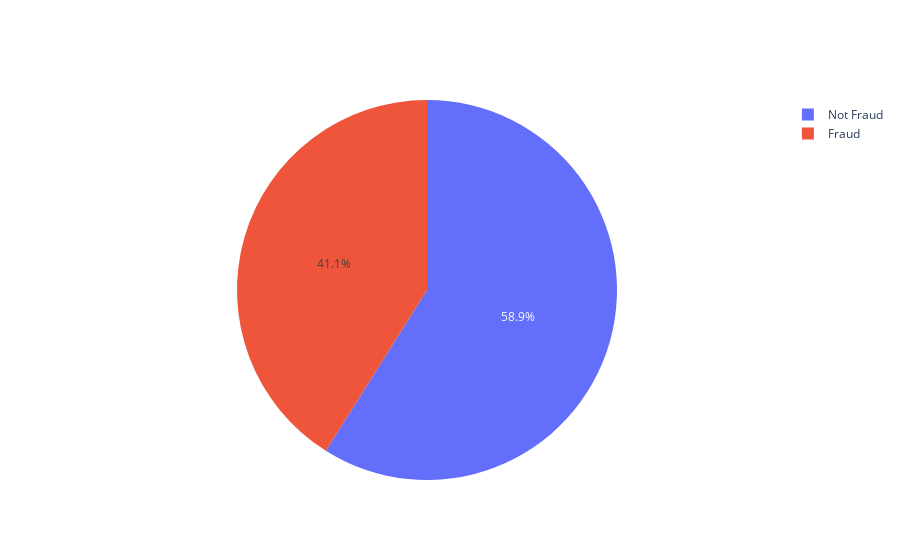

Notebook cell for this chart:
### Code cell
#Check if data is balanced
pie_chart = go.Figure(data=[go.Pie(labels=['Not Fraud','Fraud'], values=df['isFraud'].value_counts())])
pie_chart.show()

### Figure 1 — Plotly figure (JSON) as saved in the notebook; plotly's stock layout.template omitted (floating-point values rounded to 4 significant figures)
{"data": [{"labels": ["Not Fraud", "Fraud"], "values": [11787, 8213], "type": "pie"}], "layout": {"autosize": true}}
